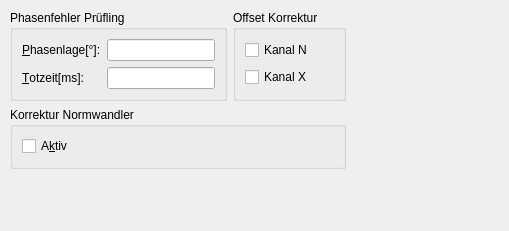
     <widget class="QWidget" name="Widget9">
      <attribute name="title">
       <string>Berechnung</string>
      </attribute>
      <widget class="QWidget" name="layoutWidget">
       <property name="geometry">
        <rect>
         <x>10</x>
         <y>10</y>
         <width>490</width>
         <height>212</height>
        </rect>
       </property>
       <layout class="QVBoxLayout" name="verticalLayout_11">
        <item>
         <layout class="QHBoxLayout" name="horizontalLayout_6">
          <item>
           <layout class="QVBoxLayout" name="verticalLayout_10">
            <item>
             <layout class="QHBoxLayout" name="horizontalLayout_5">
              <item>
               <widget class="Q3GroupBox" name="CmpKorrGroupBox">
                <property name="title">
                 <string>Phasenfehler Prüfling</string>
                </property>
                <layout class="QGridLayout">
                 <item row="1" column="0">
                  <widget class="QLabel" name="CmpKorrLabel2">
                   <property name="text">
                    <string>&amp;Totzeit[ms]:</string>
                   </property>
                   <property name="wordWrap">
                    <bool>false</bool>
                   </property>
                   <property name="buddy">
                    <cstring>CmpKorrLineEdit2</cstring>
                   </property>
                  </widget>
                 </item>
                 <item row="0" column="0">
                  <widget class="QLabel" name="CmpKorrLabel1">
                   <property name="text">
                    <string>&amp;Phasenlage[°]:</string>
                   </property>
                   <property name="wordWrap">
                    <bool>false</bool>
                   </property>
                   <property name="buddy">
                    <cstring>CmpKorrLineEdit1</cstring>
                   </property>
                  </widget>
                 </item>
                 <item row="0" column="1" rowspan="2">
                  <layout class="QVBoxLayout">
                   <item>
                    <widget class="QLineEdit" name="CmpKorrLineEdit1">
                     <property name="focusPolicy">
                      <enum>Qt::StrongFocus</enum>
                     </property>
                     <property name="text">
                      <string/>
                     </property>
                     <property name="maxLength">
                      <number>8</number>
                     </property>
                     <property name="dragEnabled">
                      <bool>true</bool>
                     </property>
                     <property name="readOnly">
                      <bool>false</bool>
                     </property>
                    </widget>
                   </item>
                   <item>
                    <widget class="QLineEdit" name="CmpKorrLineEdit2">
                     <property name="maxLength">
                      <number>8</number>
                     </property>
                    </widget>
                   </item>
                  </layout>
                 </item>
                </layout>
               </widget>
              </item>
              <item>
               <widget class="Q3GroupBox" name="CmpKorrGroupBox_3">
                <property name="title">
                 <string>Offset Korrektur</string>
                </property>
                <layout class="QGridLayout" name="_32">
                 <item row="1" column="0">
                  <widget class="QCheckBox" name="OffsetCorrectionNCheckbox">
                   <property name="text">
                    <string>Kanal N</string>
                   </property>
                  </widget>
                 </item>
                 <item row="2" column="0">
                  <widget class="QCheckBox" name="OffsetCorrectionXCheckbox">
                   <property name="text">
                    <string>Kanal X</string>
                   </property>
                  </widget>
                 </item>
                </layout>
               </widget>
              </item>
             </layout>
            </item>
            <item>
             <widget class="Q3GroupBox" name="CmpCorrGroupBox">
              <property name="title">
               <string>Korrektur Normwandler</string>
              </property>
              <layout class="QVBoxLayout">
               <item>
                <widget class="QCheckBox" name="CmpCorrCheckBox">
                 <property name="text">
                  <string>A&amp;ktiv</string>
                 </property>
                 <property name="shortcut">
                  <string>Alt+K</string>
                 </property>
                </widget>
               </item>
              </layout>
             </widget>
            </item>
           </layout>
          </item>
          <item>
           <spacer name="spacer14_2">
            <property name="orientation">
             <enum>Qt::Horizontal</enum>
            </property>
            <property name="sizeType">
             <enum>QSizePolicy::Expanding</enum>
            </property>
            <property name="sizeHint" stdset="0">
             <size>
              <width>17</width>
              <height>159</height>
             </size>
            </property>
           </spacer>
          </item>
         </layout>
        </item>
        <item>
         <spacer name="spacer13_3">
          <property name="orientation">
           <enum>Qt::Vertical</enum>
          </property>
          <property name="sizeType">
           <enum>QSizePolicy::Expanding</enum>
          </property>
          <property name="sizeHint" stdset="0">
           <size>
            <width>488</width>
            <height>38</height>
           </size>
          </property>
         </spacer>
        </item>
       </layout>
      </widget>
     </widget>
